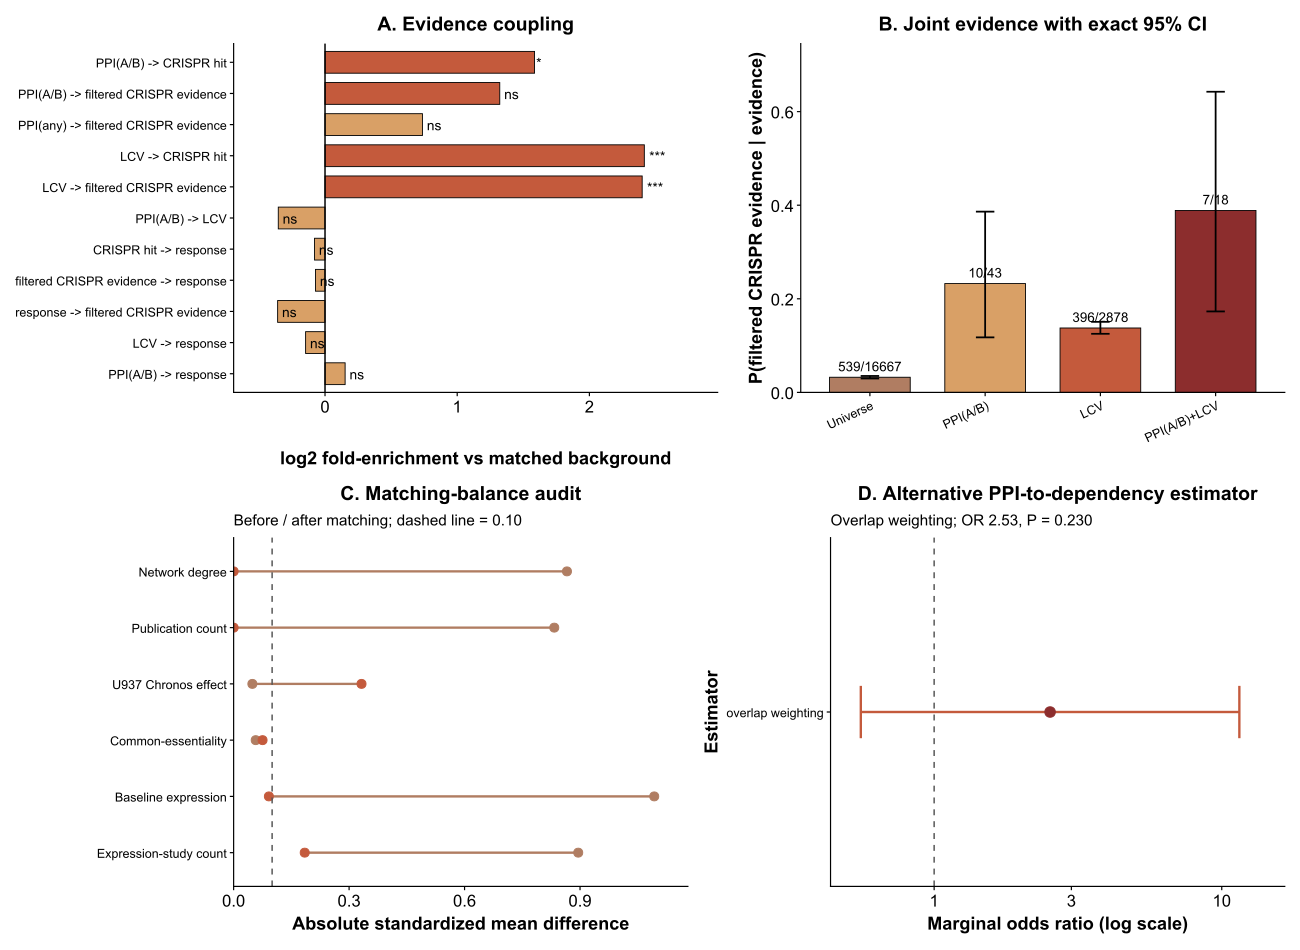

This figure's R source:
# Figure 5. Evidence modalities are non-equivalent; post-freeze audits retain
# transparent uncertainty and show where association is estimator-sensitive.
ROOT <- Sys.getenv("LEGIONELLA_ROOT")
if (!nzchar(ROOT)) ROOT <- Sys.getenv("LEGIONELLA_ROOT")
if (!nzchar(ROOT)) stop("Set LEGIONELLA_ROOT before running this script.")
if (!dir.exists(ROOT)) stop("LEGIONELLA_ROOT does not exist: ", ROOT)
setwd(file.path(ROOT, "15_manuscript/r_figures"))
source(file.path(ROOT, "15_manuscript/r_figures/_theme.R"))
suppressMessages({library(dplyr); library(readr); library(patchwork)})
SRC <- file.path(ROOT, "13_postfreeze_interpretation")

coupling <- read_tsv(file.path(SRC, "a1_evidence_coupling_matched.tsv"), show_col_types = FALSE)
joint_rate <- read_tsv(file.path(SRC, "g_ppi_lcv_exact_rate_ci.tsv"), show_col_types = FALSE)
balance <- read_tsv(file.path(SRC, "g_matching_balance_by_covariate.tsv"), show_col_types = FALSE)
sensitivity <- read_tsv(file.path(SRC, "g_matching_sensitivity.tsv"), show_col_types = FALSE)

# ---- Panel A: matched fold enrichment ----
coupling <- coupling %>% mutate(
  log2fold = log2(fold_vs_matched),
  star = case_when(
    perm_p < 0.001 ~ "***",
    perm_p < 0.01 ~ "**",
    perm_p < 0.05 ~ "*",
    TRUE ~ "ns"
  ),
  short = case_when(
    grepl("PPI\\(A/B\\) -> CRISPR hit", label) ~ "PPI(A/B) -> CRISPR hit",
    grepl("PPI\\(A/B\\) -> clean", label) ~ "PPI(A/B) -> filtered CRISPR evidence",
    grepl("PPI\\(any\\) -> clean", label) ~ "PPI(any) -> filtered CRISPR evidence",
    grepl("LCV -> CRISPR hit", label) ~ "LCV -> CRISPR hit",
    grepl("LCV -> clean", label) ~ "LCV -> filtered CRISPR evidence",
    grepl("PPI\\(A/B\\) -> LCV", label) ~ "PPI(A/B) -> LCV",
    grepl("CRISPR hit -> response", label) ~ "CRISPR hit -> response",
    grepl("clean CRISPR -> response", label) ~ "filtered CRISPR evidence -> response",
    grepl("response -> clean", label) ~ "response -> filtered CRISPR evidence",
    grepl("LCV -> response", label) ~ "LCV -> response",
    grepl("PPI\\(A/B\\) -> response", label) ~ "PPI(A/B) -> response",
    TRUE ~ label
  )) %>% mutate(short = factor(short, levels = rev(short)))

pA <- ggplot(coupling, aes(log2fold, short, fill = log2fold >= 1.25)) +
  geom_col(colour = "black", linewidth = 0.3, width = 0.7) +
  geom_text(aes(label = star), hjust = -0.3, size = 3.5) +
  geom_vline(xintercept = 0, colour = "black", linewidth = 0.5) +
  scale_x_continuous(expand = expansion(mult = c(0.12, 0.20))) +
  scale_fill_manual(values = c("TRUE" = "#C45A3C", "FALSE" = "#D9A066"), guide = "none") +
  labs(x = "log2 fold-enrichment vs matched background", y = NULL,
       title = "A. Evidence coupling") +
  theme_pub(base_size = 11) +
  theme(axis.text.y = element_text(size = 9), plot.margin = margin(5.5, 16, 5.5, 5.5))

# ---- Panel B: exact uncertainty for the joint evidence rate ----
joint_rate$group <- factor(joint_rate$group, levels = c("Universe", "PPI(A/B)", "LCV", "PPI(A/B)+LCV"))
pB <- ggplot(joint_rate, aes(group, rate, fill = group)) +
  geom_col(colour = "black", linewidth = 0.3, width = 0.7) +
  geom_errorbar(aes(ymin = ci_low, ymax = ci_high), width = 0.16, linewidth = 0.6) +
  geom_text(aes(label = paste0(successes, "/", n)), vjust = -0.55, size = 3.4) +
  scale_y_continuous(expand = expansion(mult = c(0, 0.16))) +
  scale_fill_manual(values = c("Universe" = "#B07D62", "PPI(A/B)" = "#D9A066",
                               "LCV" = "#C45A3C", "PPI(A/B)+LCV" = "#8C2D2D"), guide = "none") +
  labs(x = NULL, y = "P(filtered CRISPR evidence | evidence)",
       title = "B. Joint evidence with exact 95% CI") +
  theme_pub(base_size = 11) +
  theme(axis.text.x = element_text(angle = 25, hjust = 1, size = 9))

# ---- Panel C: covariate balance with publication-ready labels ----
balance <- balance %>% mutate(
  covariate_label = recode(covariate,
    `_deg` = "Network degree",
    `_pmids` = "Publication count",
    `_chronos` = "U937 Chronos effect",
    `_common` = "Common-essentiality",
    `_ui` = "Baseline expression",
    `_nstud` = "Expression-study count",
    .default = covariate
  ),
  covariate_label = factor(covariate_label, levels = rev(unique(covariate_label)))
)
pC <- ggplot(balance, aes(y = covariate_label)) +
  geom_segment(aes(x = abs_smd_before, xend = abs_smd_after, yend = covariate_label),
               colour = "#B07D62", linewidth = 0.8) +
  geom_point(aes(x = abs_smd_before), colour = "#B07D62", size = 2.7) +
  geom_point(aes(x = abs_smd_after), colour = "#C45A3C", size = 2.7) +
  geom_vline(xintercept = 0.1, linetype = 2, colour = "#555555") +
  scale_x_continuous(expand = expansion(mult = c(0, 0.08))) +
  labs(x = "Absolute standardized mean difference", y = NULL,
       title = "C. Matching-balance audit",
       subtitle = "Before / after matching; dashed line = 0.10") +
  theme_pub(base_size = 11) +
  theme(axis.text.y = element_text(size = 9))

# ---- Panel D: alternate estimator preserves uncertainty and weak evidence ----
overlap <- sensitivity %>% filter(method == "overlap weighting")
pD <- ggplot(overlap, aes(x = estimate, y = method)) +
  geom_errorbar(aes(xmin = ci_low, xmax = ci_high, ymin = method, ymax = method),
                 orientation = "y", width = 0.18, linewidth = 0.8,
                 colour = "#C45A3C") +
  geom_point(size = 3.2, colour = "#8C2D2D") +
  geom_vline(xintercept = 1, linetype = 2, colour = "#555555") +
  scale_x_log10(expand = expansion(mult = c(0.08, 0.12))) +
  labs(x = "Marginal odds ratio (log scale)", y = "Estimator",
       title = "D. Alternative PPI-to-dependency estimator",
       subtitle = "Overlap weighting; OR 2.53, P = 0.230") +
  theme_pub(base_size = 11) +
  theme(axis.text.y = element_text(size = 9), axis.ticks.y = element_line())

fig <- (pA | pB) / (pC | pD)
save_pub_pdf(fig, "Figure5_evidence_coupling", w = 13, h = 9.5)
